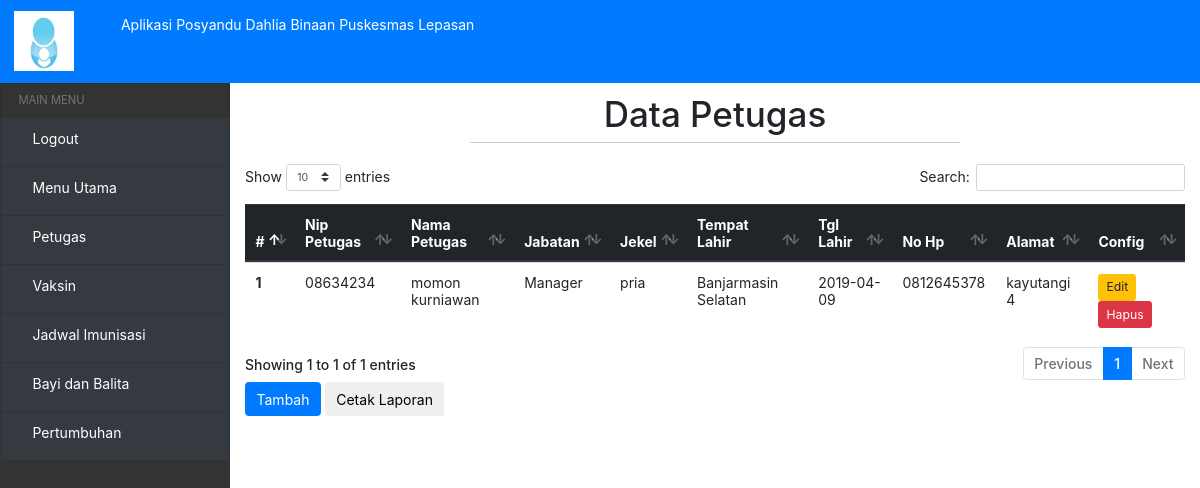
The page /?view=petugas (signed in) on the database as committed earlier.
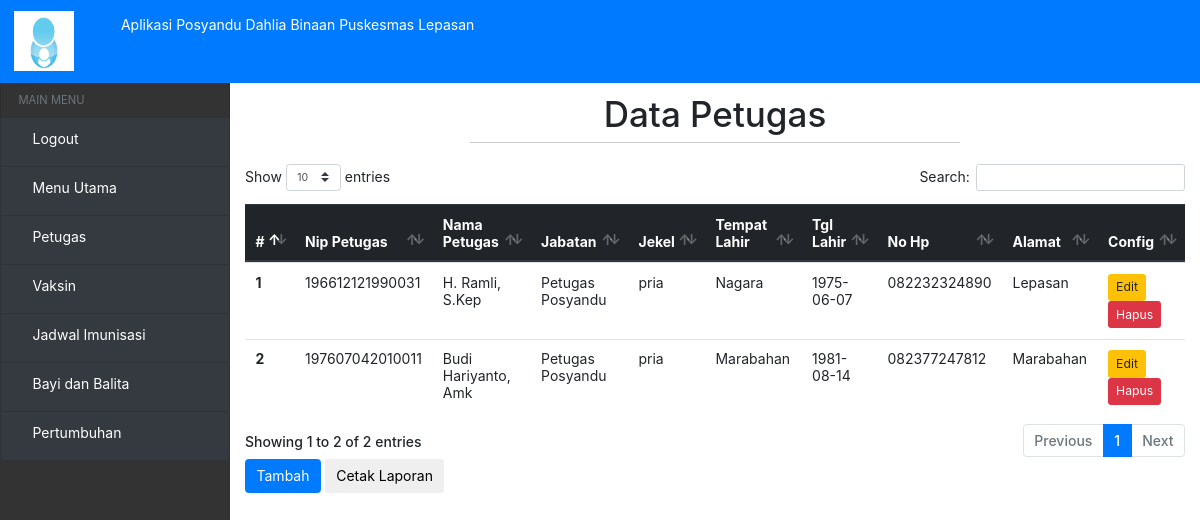
The same page on the database as committed later.
### tables this page shows
CREATE TABLE `petugas` (
  `Nip_petugas` varchar(15) NOT NULL,
  `Nama_petugas` varchar(50) NOT NULL,
  `Jabatan` varchar(20) NOT NULL,
  `Jenis_kelamin` varchar(10) NOT NULL,
  `Tempat_lahir` varchar(20) NOT NULL,
  `Tgl_lahir` date NOT NULL,
  `No_hp` varchar(12) NOT NULL,
  `alamat` varchar(50) NOT NULL
);

### models/admin.php (called while the page is built, shortened)
<?php
class Admin
{
  private $mysqli;
  function __construct($mysqli)
  {
    $this->mysqli = $mysqli;
  }
  public function showPetugas(){
    $db = $this->mysqli->conn;
    $sql = "SELECT * FROM petugas";
    $query = $db->query($sql);
    return $query;
  }
}
?>

### view/petugas/petugas.php (the view, shortened to what this page needs)
<?php if (@$_SESSION['user']) { ?>
<?php if (@$_SESSION['hak_akses'] == 0) { ?>
<div class="header-hal">
    <h1>Data Petugas</h1>
    <hr>
</div>
<div class="table-responsive">
<table class="table" id="table">
  <thead class="thead-dark">
    <tr>
      <th scope="col">#</th>
      <th scope="col">Nip Petugas</th>
      <th scope="col">Nama Petugas</th>
      <th scope="col">Jabatan</th>
      <th scope="col">Jekel</th>
      <th scope="col">Tempat Lahir</th>
      <th scope="col">Tgl Lahir</th>
      <th scope="col">No Hp</th>
      <th scope="col">Alamat</th>
      <th scope="col">Config</th>
    </tr>
  </thead>
  <tbody>
      <?php
     $data = $objAdmin->showPetugas();
     $no = 1;
     while ($a = $data->fetch_object()) {
         ?>
    <tr>
      <th scope="row"><?= $no ?></th>
      <td><?= $a->Nip_petugas; ?></td>
      <td><?= $a->Nama_petugas; ?></td>
      <td><?= $a->Jabatan; ?></td>
      <td><?= $a->Jenis_kelamin; ?></td>
      <td><?= $a->Tempat_lahir; ?></td>
      <td><?= $a->Tgl_lahir; ?></td>
      <td><?= $a->No_hp; ?></td>
      <td><?= $a->alamat; ?></td>
      <td>
          <a href="?view=rubah-petugas&nip=<?=$a->Nip_petugas; ?>" class="btn btn-sm btn-warning">Edit</a>
          <a href="?view=hapus-petugas&nip=<?=$a->Nip_petugas; ?>" class="btn btn-sm btn-danger">Hapus</a>
      </td>
    </tr>
    <?php
     $no++;
     }
     ?>
  </tbody>
</table>
</div>
<a href="?view=tambah-petugas">
    <button type="button" class="btn btn-primary">Tambah</button>
</a>
<a href="view/laporan/laporan-petugas.php">
    <button type="button" class="btn btn-default">Cetak Laporan</button>
</a>
<?php } ?>
<?php } ?>

Rows that differ between the two databases and show on the page:
removed petugas: Nip_petugas "08634234", Nama_petugas "momon kurniawan", Jabatan "Manager", Jenis_kelamin "pria", Tempat_lahir "Banjarmasin Selatan", Tgl_lahir "2019-04-09", No_hp "0812645378", alamat "kayutangi 4"
added petugas: Nip_petugas "196612121990031", Nama_petugas "H. Ramli, S.Kep", Jabatan "Petugas Posyandu", Jenis_kelamin "pria", Tempat_lahir "Nagara", Tgl_lahir "1975-06-07", No_hp "082232324890", alamat "Lepasan"
added petugas: Nip_petugas "197607042010011", Nama_petugas "Budi Hariyanto, Amk", Jabatan "Petugas Posyandu", Jenis_kelamin "pria", Tempat_lahir "Marabahan", Tgl_lahir "1981-08-14", No_hp "082377247812", alamat "Marabahan"
Other text that changed with them:
text written by a page script: "Show entries Search: Showing 1 to 1 of 1 entries Previous 1 Next" → "Show entries Search: Showing 1 to 2 of 2 entries Previous 1 Next"
